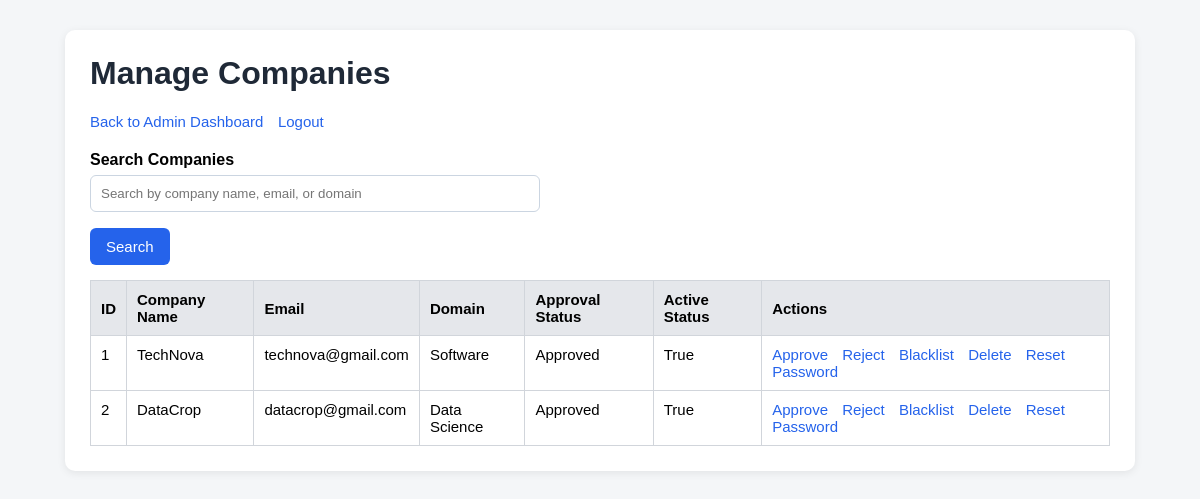
/admin/companies (signed in), run on an earlier commit of the app's database.
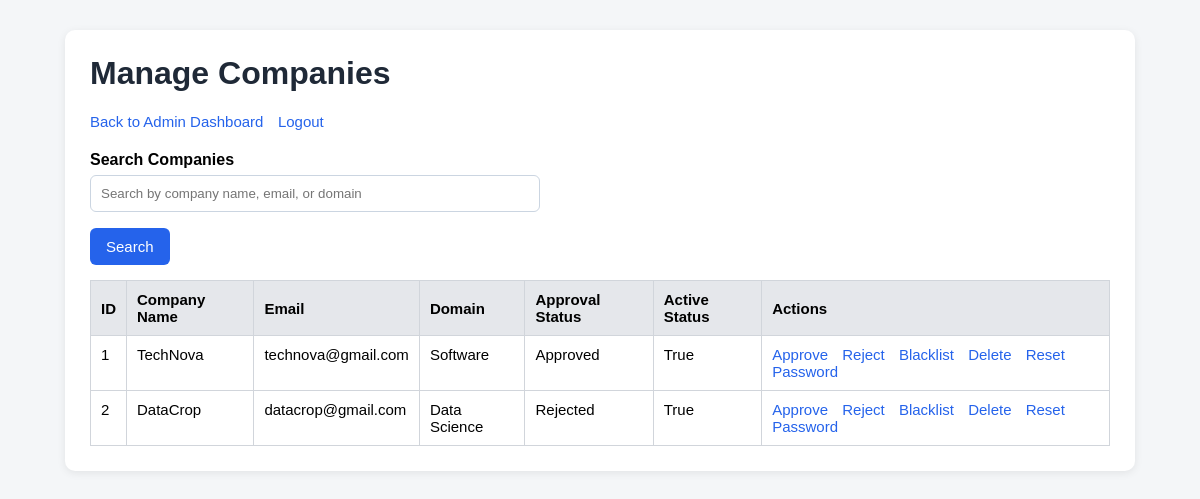
And on a later commit of the database.
### models.py (models this page shows)
class Company(db.Model):
    id = db.Column(db.Integer, primary_key = True)
    company_name = db.Column(db.String(100), nullable = False)
    email = db.Column(db.String(100), nullable = False, unique = True)
    pass_hash = db.Column(db.String(100), nullable = False )
    hr_contact = db.Column(db.Integer, nullable = False)
    website = db.Column(db.String(100), nullable = False)
    domain = db.Column(db.String(100), nullable = False)
    description = db.Column(db.Text, nullable = False)
    approval_status = db.Column(db.String(50), default = "Pending")
    is_active = db.Column(db.Boolean, default = True)
    created_at = db.Column(db.DateTime, default = datetime.now(UTC))
    type_of_employment = db.Column(db.String(100))
    drives = db.relationship('PlacementDrive', backref = 'company', lazy = True)

### app.py (the view)
@app.route("/admin/companies")
def admin_companies():
    if not admin_logged_in():
        flash("Unauthorized access.")
        return redirect(url_for("login"))
    search_query = request.args.get("search")
    if search_query:
        companies = Company.query.filter(
            (Company.company_name.ilike(f"%{search_query}%"))|
            (Company.email.ilike(f"%{search_query}%"))|
            (Company.domain.ilike(f"%{search_query}%"))
        ).all()
    else:
        companies = Company.query.all()
    return render_template("admin_companies.html", companies =companies)

### app.py (called while the page is built)
def admin_logged_in():
    return "user_id" in session and session.get("role") =="admin"

### templates/admin_companies.html (shortened to what this page needs)
{% extends "base.html" %}
{% block content %}
<h1>Manage Companies</h1>
<div class="nav-links">
    <a href="{{ url_for('admin_dashboard') }}">Back to Admin Dashboard</a>
    <a href="{{ url_for('logout') }}">Logout</a>
</div>
<form method="GET" action="{{ url_for('admin_companies') }}">
    <label>Search Companies</label>
    <input type="text" name="search" placeholder="Search by company name, email, or domain">
    <button type="submit">Search</button>
</form>
<table>
    <tr>
        <th>ID</th>
        <th>Company Name</th>
        <th>Email</th>
        <th>Domain</th>
        <th>Approval Status</th>
        <th>Active Status</th>
        <th>Actions</th>
    </tr>
    {% for company in companies %}
    <tr>
        <td>{{ company.id }}</td>
        <td>{{ company.company_name }}</td>
        <td>{{ company.email }}</td>
        <td>{{ company.domain }}</td>
        <td>{{ company.approval_status }}</td>
        <td>{{ company.is_active }}</td>
        <td>
            <a href="{{ url_for('approve_company', company_id = company.id) }}"
               onclick="return confirm('Are you sure you want to approve this company?')">Approve</a>
            <a href="{{ url_for('reject_company', company_id = company.id) }}"
               onclick="return confirm('Are you sure you want to reject this company?')">Reject</a>
            <a href="{{ url_for('blacklist_company', company_id = company.id) }}"
               onclick="return confirm('Are you sure you want to blacklist this company?')">Blacklist</a>
            <a href="{{ url_for('delete_company', company_id = company.id) }}"
               onclick="return confirm('Are you sure you want to delete this company?')">Delete</a>
            <a href="{{ url_for('reset_company_password', company_id = company.id) }}">Reset Password</a>
        </td>
    </tr>
    {% endfor %}
</table>
{% endblock %}

What changed in the data, as far as the page shows it:
changed Company "DataCrop": approval_status "Approved" → "Rejected"
